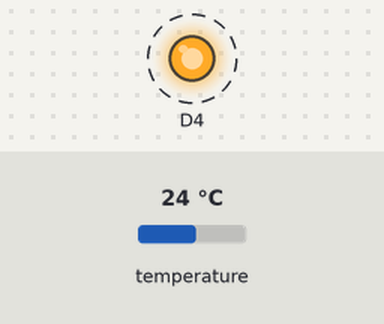
The program below on a simulated ESP8266 (Wemos D1 mini). Shown: output pins drawn as LEDs (lit = HIGH). Dashed ring = blinking. Inputs (shaded band) come from the test bench; at power-on: temperature 24 °C. WiFi joins after 1.5 s; servers stay silent unless stated; no MQTT or app messages arrive unless stated; what the program prints to the serial monitor is not drawn.

Above: at 1.8 s.
Timing chart, 0 to 4.6 s (numbered marks = the images above):
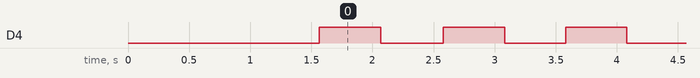

The program:

main.cpp
```cpp
// =============== НАСТРОЙКА =======================

#define SENSOR_PIN D2
#define REQUEST_TIMER 1
#define RESTART_TIMER 21600

#define WIFI_SSID "TP-Link"
#define WIFI_PASS "indira777semya"

#define MQTT_SERVER "mqtt.dealgate.ru"
#define MQTT_PORT 1883
#define MQTT_USER "skalper101"
#define MQTT_PASSWORD "987654321"
// #define TOPIC_INFO "info"
#define TOPIC_DATA "/data"

#define OUTPUT_PIN 0

// ================ БИБЛИОТЕКИ =====================

#include <Arduino.h>
#include <ESP8266WiFi.h>

#include <PubSubClient.h>
WiFiClient espClient;
PubSubClient client(espClient);

#include <microDS18B20.h>
MicroDS18B20<SENSOR_PIN> sensor;

// =============== ПОДКЛЮЧЕНИЕ WI-FI ===============

void WIFI_connect()
{
  WiFi.begin(WIFI_SSID, WIFI_PASS);
  Serial.println("\n[WIFI] Подключение");
  while (WiFi.status() != WL_CONNECTED)
  {
    delay(500);
    Serial.print(".");

    if (millis() >= 60 * 1000)
    {
      ESP.restart();
    }
  }
  Serial.println("[WIFI] Подключено успешно");
  Serial.print("[WIFI] IP: ");
  Serial.println(WiFi.localIP());
  Serial.print("[WIFI] SSID: ");
  Serial.println(WiFi.SSID());
  Serial.print("[WIFI] MAC: ");
  Serial.println(WiFi.macAddress());
}

// ===================== MQTT ======================

void MQTT_callback(char *topic, byte *payload, unsigned int length)
{
  Serial.print("[MQTT MESSAGE] ");
  Serial.print(topic);
  Serial.print(" : ");

  for (unsigned int i = 0; i < length; i++)
  {
    Serial.print((char)payload[i]);
  }
  Serial.println();

  // String data_pay;
  // for (unsigned int i = 0; i < length; i++)
  // {
  //   data_pay += String((char)payload[i]);
  // }

  // if (String(topic) == TOPIC)
  // {
  //   Serial.println(data_pay);
  // }
}

void MQTT_connect()
{
  client.setServer(MQTT_SERVER, MQTT_PORT);
  client.setCallback(MQTT_callback);

  while (!client.connected())
  {
    Serial.println("[MQTT] Подключение");
    String client_id = String(WiFi.macAddress());
    // String client_id = "ESP8266-client-" + String(WiFi.macAddress());
    Serial.printf("[MQTT] Клиент %s подключается\n", client_id.c_str());

    if (client.connect(client_id.c_str(), MQTT_USER, MQTT_PASSWORD))
    {
      // client.subscribe(TOPIC_DATA);
      Serial.println("[MQTT] Подключено успешно");
    }
    else
    {
      Serial.print("[MQTT ERROR] Ошибка со статусом: ");
      Serial.println(client.state());
      Serial.println("[ESP] ПЕРЕЗАГРУЗКА ДЛЯ ПОВТОРНОГО ПОДКЛЮЧЕНЕИЯ");
      ESP.restart();
    }
  }
}

// =================================================

String temp;
uint32_t sensor_timer;
uint32_t send_timer;
uint32_t wifi_timer;
uint32_t led_timer;

void get_temp()
{
  if (millis() - sensor_timer >= 1000)
  {
    sensor_timer = millis();
    if (sensor.readTemp())
    {
      temp = String(sensor.getTemp());
    }
    else
    {
      temp = "temp sensor error";
    }
    sensor.requestTemp();
  }
}

void send_data()
{
  if (millis() - send_timer >= REQUEST_TIMER * 1000)
  {
    send_timer = millis();

    String data = String(WiFi.macAddress()) + " - " + temp;
    client.publish(TOPIC_DATA, data.c_str());

    Serial.print("[SEND] ");
    Serial.println(data);
  }
}

void check_wifi()
{
  if (WiFi.status() == WL_CONNECTED)
  {
    wifi_timer = millis();
  }
  if (millis() - wifi_timer >= 60 * 1000)
  {
    Serial.println("[ESP] ПЕРЕЗАГРУЗКА ДЛЯ ПОВТОРНОГО ПОДКЛЮЧЕНЕИЯ");
    ESP.restart();
  }
}

void led_blink()
{
  if (millis() - led_timer >= 500)
  {
    led_timer = millis();
    digitalWrite(D4, !digitalRead(D4));
  }
}

// =================================================

void esp_restart()
{
  if (millis() >= RESTART_TIMER * 1000)
  {
    ESP.restart();
  }
}

void setup()
{
  Serial.begin(115200);
  pinMode(D4, OUTPUT);

  WIFI_connect();
  MQTT_connect();
}

void loop()
{
  client.loop();

  led_blink();
  esp_restart();

  get_temp();
  check_wifi();
  send_data();
}
```

Measured:
- by itself, D4: alternates HIGH for 0.50 s and LOW for 0.50 s
